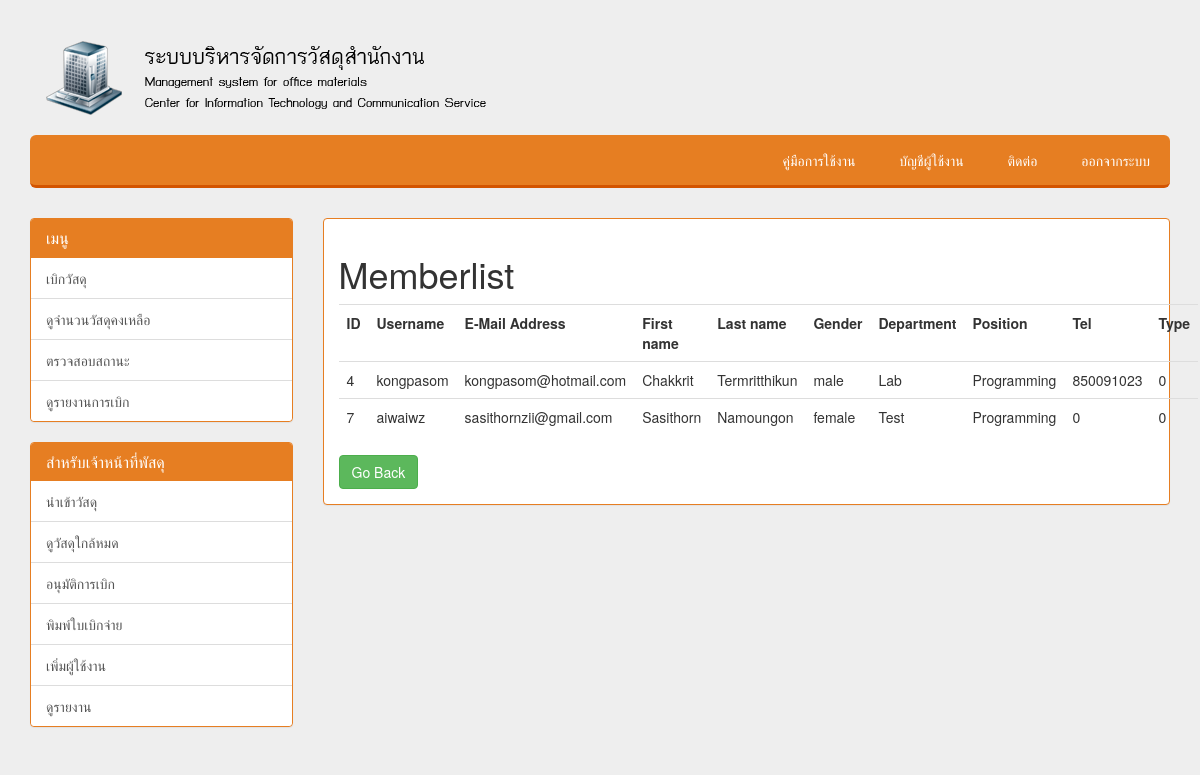
Screenshot of /memberlist.php (signed in) with the database file from the repository.
### tables this page shows
CREATE TABLE `users` (
  `id` int(11) NOT NULL auto_increment,
  `username` varchar(255) NOT NULL,
  `password` char(64) NOT NULL,
  `salt` char(16) NOT NULL,
  `email` varchar(255) NOT NULL,
  `firstname` varchar(64) NOT NULL,
  `lastname` varchar(64) NOT NULL,
  `gender` varchar(6) NOT NULL,
  `department` varchar(64) NOT NULL,
  `position` varchar(64) NOT NULL,
  `tel` int(10) NOT NULL,
  `type` int(1) NOT NULL,
  PRIMARY KEY  (`id`),
  UNIQUE KEY `username` (`username`),
  UNIQUE KEY `email` (`email`)
);

### memberlist.php (the view, shortened to what this page needs)
<?php
    require("common.php");
    $query = "
        SELECT
            *
        FROM users
    ";
    try
    {
        $stmt = $db->prepare($query);
        $stmt->execute();
    }
    catch(PDOException $ex)
    {
        die("Failed to run query: " . $ex->getMessage());
    }
    $rows = $stmt->fetchAll();
?>
<!DOCTYPE html>
<html>
<head>
    <link href="src/css/main.css" rel="stylesheet">
    <link href="src/css/bootstrap.css" rel="stylesheet">
    <link href="src/signin.css" rel="stylesheet">
    <link href="src/justified-nav.css" rel="stylesheet">
</head>
<body>
<br>
<div class="container">
<? require "menu.php"; ?>
    <div class="row">
        <div class="col-xs-6 col-sm-3 sidebar-offcanvas" id="sidebar" role="navigation">
          <div class="panel panel-carot">
            <div class="panel-heading">
              <h3 class="panel-title">เมนู</h3>
            </div>
            <div class="list-group">
            <a href="#" class="list-group-item">เบิกวัสดุ</a>
            <a href="#" class="list-group-item">ดูจำนวนวัสดุคงเหลือ</a>
            <a href="#" class="list-group-item">ตรวจสอบสถานะ</a>
            <a href="#" class="list-group-item">ดูรายงานการเบิก</a>
           </div>
          </div>
          <div class="panel panel-carot">
            <div class="panel-heading">
              <h3 class="panel-title">สำหรับเจ้าหน้าที่พัสดุ</h3>
            </div>
            <div class="list-group">
            <a href="#" class="list-group-item">นำเข้าวัสดุ</a>
            <a href="#" class="list-group-item">ดูวัสดุใกล้หมด</a>
            <a href="#" class="list-group-item">อนุมัติการเบิก</a>
            <a href="#" class="list-group-item">พิมพ์ใบเบิกจ่าย</a>
            <a href="#" class="list-group-item">เพิ่มผู้ใช้งาน</a>
            <a href="#" class="list-group-item">ดูรายงาน</a>
           </div>
          </div>
        </div>
	<div id="content" class="col-xs-11 col-sm-9" >
        <div id="select-material" class="panel panel-carot">
            <div class="panel-body">
			<h1>Memberlist</h1>
				<table class="table">
					<tr>
						<th>ID</th>
						<th>Username</th>
						<th>E-Mail Address</th>
						<th>First name</th>
						<th>Last name</th>
						<th>Gender</th>
						<th>Department</th>
						<th>Position</th>
						<th>Tel</th>
						<th>Type</th>
					</tr>
					<?php foreach($rows as $row): ?>
						<tr>
							<td><?php echo $row['id']; ?></td>
							<td><?php echo htmlentities($row['username'], ENT_QUOTES, 'UTF-8'); ?></td>
							<td><?php echo htmlentities($row['email'], ENT_QUOTES, 'UTF-8'); ?></td>
							<td><?php echo htmlentities($row['firstname'], ENT_QUOTES, 'UTF-8'); ?></td>
							<td><?php echo htmlentities($row['lastname'], ENT_QUOTES, 'UTF-8'); ?></td>
							<td><?php echo htmlentities($row['gender'], ENT_QUOTES, 'UTF-8'); ?></td>
							<td><?php echo htmlentities($row['department'], ENT_QUOTES, 'UTF-8'); ?></td>
							<td><?php echo htmlentities($row['position'], ENT_QUOTES, 'UTF-8'); ?></td>
							<td><?php echo htmlentities($row['tel'], ENT_QUOTES, 'UTF-8'); ?></td>
							<td><?php echo htmlentities($row['type'], ENT_QUOTES, 'UTF-8'); ?></td>
						</tr>
					<?php endforeach; ?>
				</table>
				<a href="main.php" class="btn btn btn-success">Go Back</a><br />
			</div>
		</div>
	</div>
	</div>
</div>
</body>

### menu.php
<?php
echo'
<a href="main.php" title=""><img src="pic/Untitled-1.png" alt="Logo"></a>
	<br /><br />
		<div class="carrot-nav">
			<ul>
				<li><a href="#">คู่มือการใช้งาน</a></li>
				<li><a href="edit_account.php">บัญชีผู้ใช้งาน</a></li>
				<li><a href="#">ติดต่อ</a></li>
				<li><a href="logout.php">ออกจากระบบ</a></li>
			</ul>
		</div>
  <br>';
?>

### src/css/main.css (style rules this page uses)
body { font-family: 'Open Sans', sans-serif; background:#ecf0f1; }
a { text-decoration:none; color:white; }
.carrot-nav { background:#e67e22; border-radius:6px; position: relative; padding-top:15px; padding-bottom:15px; font-size:14px; padding-left:20px; border-bottom: #d35400 3px solid; margin-bottom:10px; text-align:right; }
.carrot-nav ul { margin: 0; padding: 0; list-style-type: none; list-style-image: none; }
.carrot-nav li { margin-right: 0px; display: inline; }
.carrot-nav ul li a { text-decoration:none; margin: 0px; padding: 15px 20px 15px 20px; color:#ffffff; }

### src/signin.css (style rules this page uses)
body { padding-top: 40px; padding-bottom: 40px; background-color: #eee; }

### src/justified-nav.css (style rules this page uses)
body { padding-top: 20px; }

### rows the page displays
users: id "4", username "kongpasom", email "kongpasom@hotmail.com", firstname "Chakkrit", lastname "Termritthikun", gender "male", department "Lab", position "Programming", tel "850091023", type "0"
users: id "7", username "aiwaiwz", email "sasithornzii@gmail.com", firstname "Sasithorn", lastname "Namoungon", gender "female", department "Test", position "Programming", tel "0", type "0"
